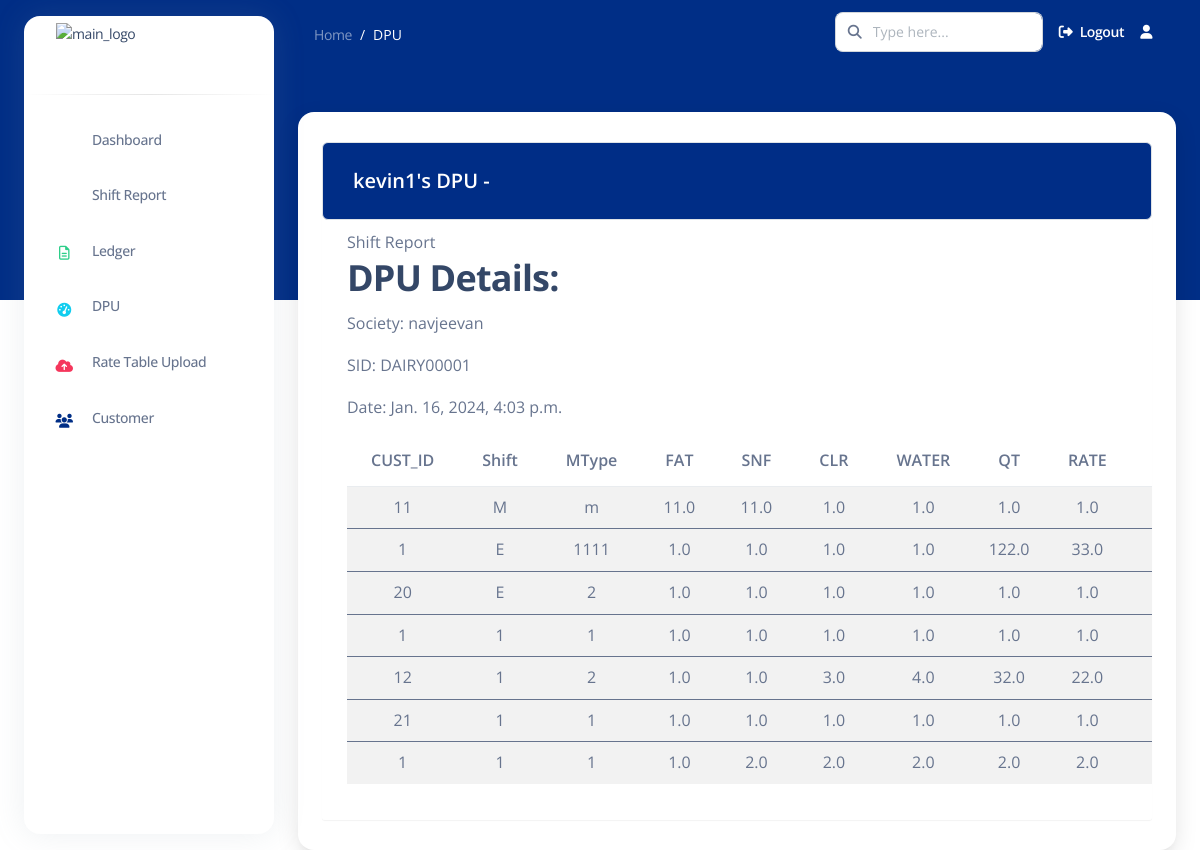
The page /dpudetails/DAIRY00001/ on the database as committed earlier.
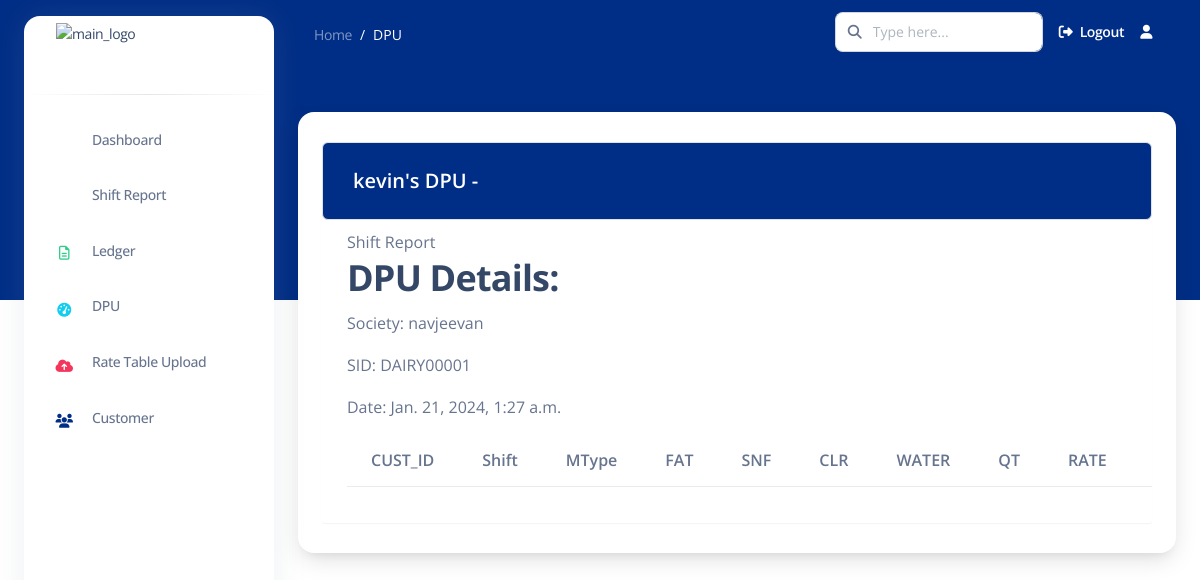
The same page on the database as committed later.
### apps/common/models.py (models this page shows, shortened)
class DPU(models.Model):
    user = models.ForeignKey(User, on_delete=models.CASCADE)
    location = models.CharField(max_length=255)
    st_id = models.CharField(max_length=50, unique=True, primary_key=True)  # Renamed from dpu_id to st_id
    society = models.CharField(max_length=255)
    mobile_number = models.CharField(max_length=15)
    owner = models.CharField(max_length=255)
    STATUS_CHOICES = [
        ('active', 'Active'),
        ('deactivated', 'Deactivated'),
    ]
    status = models.CharField(max_length=20, choices=STATUS_CHOICES, default='active')
    date = models.DateTimeField(auto_now_add=True)  # Automatically set on creation

class DREC(models.Model):
    REC_TYPE = models.CharField(max_length=255, default="", blank=True)
    SLIP_TYPE = models.IntegerField(null=True, default=None)
    ST_ID = models.ForeignKey(DPU, on_delete=models.CASCADE, related_name='drecs')  # Use ForeignKey instead of OneToOneField
    CUST_ID = models.IntegerField(null=True, default=None)
    TotalFileRecord = models.IntegerField(null=True, default=None)
    FlagEdited = models.CharField(max_length=255, default="", blank=True)
    MType = models.CharField(max_length=255,null=True, default=None)
    RecordingDate = models.DateField(null=True, default=None)
    SHIFT = models.CharField(max_length=255,null=True, default=None)
    FAT = models.FloatField(null=True, default=None)
    FAT_UNIT = models.CharField(max_length=255, default="", blank=True)
    SNF = models.FloatField(null=True, default=None)
    SNF_UNIT = models.CharField(max_length=255, default="", blank=True)
    CLR = models.FloatField(null=True, default=None)
    CLR_UNIT = models.CharField(max_length=255, default="", blank=True)
    WATER = models.FloatField(null=True, default=None)
    WATER_UNIT = models.CharField(max_length=255, default="", blank=True)
    QT = models.FloatField(null=True, default=None)
    QT_UNIT = models.CharField(max_length=255, default="", blank=True)
    RATE = models.FloatField(null=True, default=None)
    Amount = models.FloatField(null=True, default=None)
    CAmount = models.FloatField(null=True, default=None)
    CSR_NO = models.IntegerField(null=True, default=None)
    CREV = models.IntegerField(null=True, default=None)
    END_TAG = models.CharField(max_length=255, default="", blank=True)
    dpuid = models.CharField(max_length=255, default="", blank=True)

### apps/common/views.py (the view)
# urls.py: path('dpudetails/<str:dpuid>/', dpudetails, name='dpudetails'),
def dpudetails(request, dpuid):
    dpu = get_object_or_404(DPU, st_id=dpuid)
    drecs = dpu.drecs.all()  # Use the correct related name
    context = {
        'dpu': dpu,
        'drecs': drecs,
    }
    return render(request, 'common/dpudetails.html', context)

### templates/common/dpudetails.html (shortened to what this page needs)
{% extends 'base2.html' %}
{% load static %}
{% load crispy_forms_tags %}
{% block content %}
<nav class="navbar navbar-main navbar-expand-lg px-0 mx-4 shadow-none border-radius-xl " id="navbarBlur"
    data-scroll="false">
    <div class="container-fluid py-1 px-3">
        <nav aria-label="breadcrumb">
            <ol class="breadcrumb bg-transparent mb-0 pb-0 pt-1 px-0 me-sm-6 me-5">
                <li class="breadcrumb-item text-sm"><a class="opacity-5 text-white" href="">Home</a>
                </li>
                <li class="breadcrumb-item text-sm text-white active" aria-current="page">DPU</li>
            </ol>
        </nav>
        <div class="collapse navbar-collapse mt-sm-0 mt-2 me-md-0 me-sm-4" id="navbar">
            <div class="ms-md-auto pe-md-3 d-flex align-items-center">
                <div class="input-group">
                    <span class="input-group-text text-body"><i class="fas fa-search" aria-hidden="true"></i></span>
                    <input type="text" class="form-control" placeholder="Type here...">
                </div>
            </div>
            <ul class="navbar-nav  justify-content-end">
                <li class="nav-item d-flex align-items-center">
                    <a href="{% url 'logout' %}" class="nav-link text-white font-weight-bold px-0">
                        <i class="fa fa-sign-out me-sm-1"></i>
                        <span class="d-sm-inline d-none">Logout</span>
                    </a>
                </li>
                <li class="nav-item dropdown pe-2 px-3 d-flex align-items-center">
                    <a href="javascript:;" class="nav-link text-white p-0" id="dropdownMenuButton"
                        data-bs-toggle="dropdown" aria-expanded="false">
                        <i class="fa fa-user cursor-pointer"></i>
                    </a>
                </li>
            </ul>
        </div>
    </div>
</nav>
<div class="container-fluid mt-5">
    <div class="card o-hidden border-0 shadow-lg mt-5">
        <div class="container">
            <div class="table-wrapper table-responsive">
                <div class="table-title border rounded">
                    <div class="row">
                        <div class="col-sm-6">
                            <h5 class="text-white mt-2">{{ dpu.user.username }}'s DPU - {{ dpu.dpu_id }}</h5>
                        </div>
                    </div>
                </div>
                <table class="table table-striped table-hover rounded table-responsive">
                    <thead>
                        <h2>DPU Details:</h2>
                        <p>Society: {{ dpu.society }}</p>
                        <p>SID: {{ dpu.st_id }}</p>
                        <p>Date: {{ dpu.date }}</p>
                        <tr>
                            <th>CUST_ID </th>
                            <th>Shift</th>
                            <th>MType</th>
                            <th>FAT</th>
                            <th>SNF</th>
                            <th>CLR</th>
                            <th>WATER</th>
                            <th>QT</th>
                            <th>RATE</th>
                            <th>Amount</th>
                        </tr>
                    </thead>
                    {% for drec in drecs %}
                    <tbody>
                        <tr class="align-items-center text-align-center rounded">
                            <td>{{ drec.CUST_ID }}</td>
                            <td>{{ drec.SHIFT }}</td>
                            <td>{{ drec.MType }}</td>
                            <td>{{ drec.FAT }}</td>
                            <td>{{ drec.SNF }}</td>
                            <td>{{ drec.CLR }}</td>
                            <td>{{ drec.WATER }}</td>
                            <td>{{ drec.QT }}</td>
                            <td>{{ drec.RATE }}</td>
                            <td>{{ drec.Amount }}</td>
                        </tr>
                    </tbody>
                    {% endfor %}
                </table>
            </div>
        </div>
    </div>
</div>
{% endblock content %}

### templates/base2.html (shortened to what this page needs)
{% load static %}
<!DOCTYPE html>
<html lang="en">
{% load static %}
<head>
    <link href="{% static 'assets/css/nucleo-icons.css'%}" rel="stylesheet" />
    <link href="{% static 'assets/css/nucleo-svg.css'%}" rel="stylesheet" />
    <link rel="stylesheet" href="path/to/font-awesome/css/font-awesome.min.css">
    <link href="{% static 'assets/css/nucleo-svg.css'%}" rel="stylesheet" />
    <link id="pagestyle" href="{% static 'assets/css/argon-dashboard.css' %}" rel="stylesheet" />
</head>
<body class="g-sidenav-show ">
    <aside
        class="sidenav bg-white navbar navbar-vertical navbar-expand-xs border-0 border-radius-xl my-3 fixed-start ms-4 "
        id="sidenav-main">
        <div class="sidenav-header">
            <a class="navbar-brand m-0" href="" target="_blank">
                <img src="{% static 'assets/img/rapturetech_logo.jpeg'%}" class="navbar-brand-img h-100"
                    alt="main_logo">
            </a>
        </div>
        <hr class="horizontal dark mt-0">
        <div class="collapse navbar-collapse  w-auto " id="sidenav-collapse-main">
            <ul class="navbar-nav">
                <li class="nav-item">
                    <a class="nav-link" href="{% url 'dashboard' %}">
                        <div
                            class="icon icon-shape icon-sm border-radius-md text-center me-2 d-flex align-items-center justify-content-center">
                            <i class="ni ni-tv-2 text-primary text-sm opacity-10"></i>
                        </div>
                        <span class="nav-link-text ms-1">Dashboard</span>
                    </a>
                </li>
                <li class="nav-item">
                    <a class="nav-link " href="{% url 'shift_report' %}">
                        <div
                            class="icon icon-shape icon-sm border-radius-md text-center me-2 d-flex align-items-center justify-content-center">
                            <i class="ni ni-single-copy-04 text-warning text-sm opacity-10"></i>
                        </div>
                        <span class="nav-link-text ms-1">Shift Report</span>
                    </a>
                </li>
                <li class="nav-item">
                    <a class="nav-link " href="#">
                        <div
                            class="icon icon-shape icon-sm border-radius-md text-center me-2 d-flex align-items-center justify-content-center">
                            <i class="fa fa-file-text-o text-success text-sm opacity-10" aria-hidden="true"></i>
                        </div>
                        <span class="nav-link-text ms-1">Ledger</span>
                    </a>
                </li>
                <li class="nav-item">
                    <a class="nav-link " href="{% url 'active_dpu' %}">
                        <div
                            class="icon icon-shape icon-sm border-radius-md text-center me-2 d-flex align-items-center justify-content-center">
                            <i class="fa fa-tachometer text-info text-sm opacity-10" aria-hidden="true"></i>
                        </div>
                        <span class="nav-link-text ms-1">DPU</span>
                    </a>
                </li>
                <li class="nav-item">
                    <a class="nav-link " href="./pages/rtl.html">
                        <div
                            class="icon icon-shape icon-sm border-radius-md text-center me-2 d-flex align-items-center justify-content-center">
                            <i class="fa fa-cloud-upload text-danger text-sm opacity-10" aria-hidden="true"></i>
                        </div>
                        <span class="nav-link-text ms-1">Rate Table Upload</span>
                    </a>
                </li>
                <li class="nav-item">
                    <a class="nav-link" href="{% url 'upload_customer_csv' %}">
                        <div
                            class="icon icon-shape icon-sm border-radius-md text-center me-2 d-flex align-items-center justify-content-center">
                            <i class="fa fa-users text-primary text-sm opacity-10" aria-hidden="true"></i>
                        </div>
                        <span class="nav-link-text ms-1">Customer</span>
                    </a>
                </li>
            </ul>
        </div>
    </aside>
    <main class="main-content position-relative border-radius-lg ">
        {% block content %} {% endblock content %}
    </main>
</body>
</html>

### static/assets/css/nucleo-svg.css (style rules this page uses)
.icon { display: inline-block; color: #111111; height: 1em; width: 1em; }
.icon-sm { height: 0.8em; width: 0.8em; }
.icon { fill: currentColor; stroke: none; }

### templates/common/dpudetails.html (style rules this page uses)
.table-wrapper { background: #fff; padding: 20px 25px; margin: 30px 0; border-radius: 3px; box-shadow: 0 1px 1px rgba(0, 0, 0, .05); }
.table-title { padding-bottom: 1px; background: #002d86; color: #fff !important; padding: 16px 30px; margin: -20px -25px 10px; border-radius: 3px 3px 0 0; }
tr { text-align: center; }

Rows that differ between the two databases and show on the page:
removed DREC: CUST_ID "11", SHIFT "M", MType "m", FAT "11.0", SNF "11.0", CLR "1.0", WATER "1.0", QT "1.0", RATE "1.0"
removed DREC: CUST_ID "1", SHIFT "E", MType "1111", FAT "1.0", SNF "1.0", CLR "1.0", WATER "1.0", QT "122.0", RATE "33.0"
removed DREC: CUST_ID "20", SHIFT "E", MType "2", FAT "1.0", SNF "1.0", CLR "1.0", WATER "1.0", QT "1.0", RATE "1.0"
removed DREC: CUST_ID "1", SHIFT "1", MType "1", FAT "1.0", SNF "1.0", CLR "1.0", WATER "1.0", QT "1.0", RATE "1.0"
removed DREC: CUST_ID "12", SHIFT "1", MType "2", FAT "1.0", SNF "1.0", CLR "3.0", WATER "4.0", QT "32.0", RATE "22.0"
removed DREC: CUST_ID "21", SHIFT "1", MType "1", FAT "1.0", SNF "1.0", CLR "1.0", WATER "1.0", QT "1.0", RATE "1.0"
removed DREC: CUST_ID "1", SHIFT "1", MType "1", FAT "1.0", SNF "2.0", CLR "2.0", WATER "2.0", QT "2.0", RATE "2.0"
changed DPU "navjeevan": user.username "kevin1" → "kevin"; date "Jan. 16, 2024, 4:03 p.m." → "Jan. 21, 2024, 1:27 a.m."
